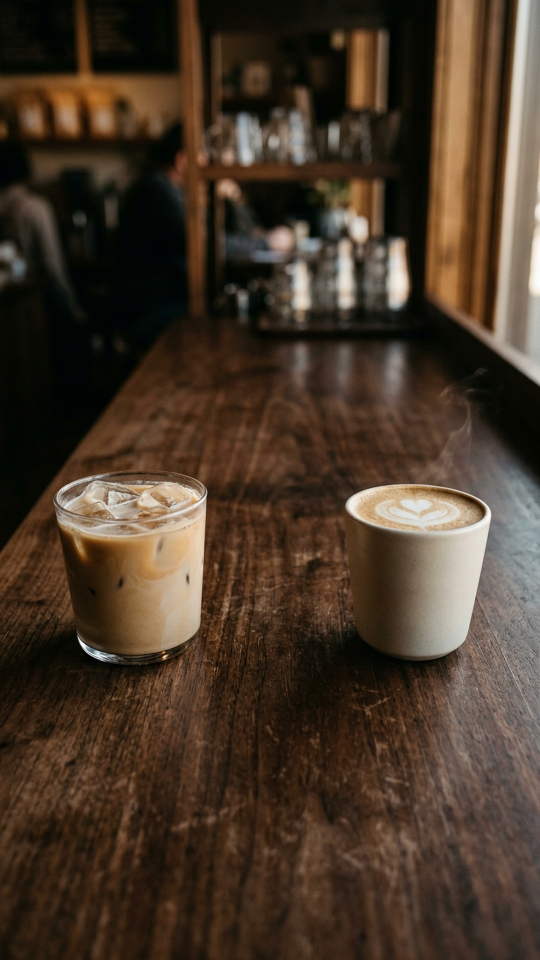
#> input picture marketing/posts/found-my-coffee/plates/iced-hot.jpg, 1080 x 1920 px (shown at 1/2 size)
$ python enhance.py
#> lines starting #> are read from the running program, lines starting #| are printed output that depends on the picture
"""plates/iced-hot.jpg → plates/iced-hot-v2.jpg: make the two drinks look delicious.
Warm grade + vignette, richer crema and milk swirl, local contrast and sheen on the cups, ice highlights, and fine
condensation on the iced glass. The geometry is untouched (the character rig is placed in plate pixels).
"""
import numpy as np
from PIL import Image, ImageFilter, ImageDraw

rng = np.random.default_rng(3)
src = Image.open('plates/iced-hot.jpg').convert('RGB')
#> src is the input picture: PIL image 1080x1920 RGB; mean R, G, B 71.8, 55.6, 40.8
W, H = src.size
#> W = 1080; H = 1920
a = np.asarray(src).astype(np.float32) / 255
yy, xx = np.mgrid[0:H, 0:W].astype(np.float32)

def ellipse(cx, cy, rx, ry, soft):
    d = np.sqrt(((xx - cx) / rx) ** 2 + ((yy - cy) / ry) ** 2)
    return np.clip((1 - d) / soft + 0.5, 0, 1)
def box(x0, y0, x1, y1, soft):
#> called with x0 = 112, y0 = 950, x1 = 410, y1 = 1318, soft = 8
    m = np.ones((H, W), np.float32)
    for v, lo, hi in ((xx, x0, x1), (yy, y0, y1)):
        m *= np.clip((v - lo) / soft, 0, 1) * np.clip((hi - v) / soft, 0, 1)
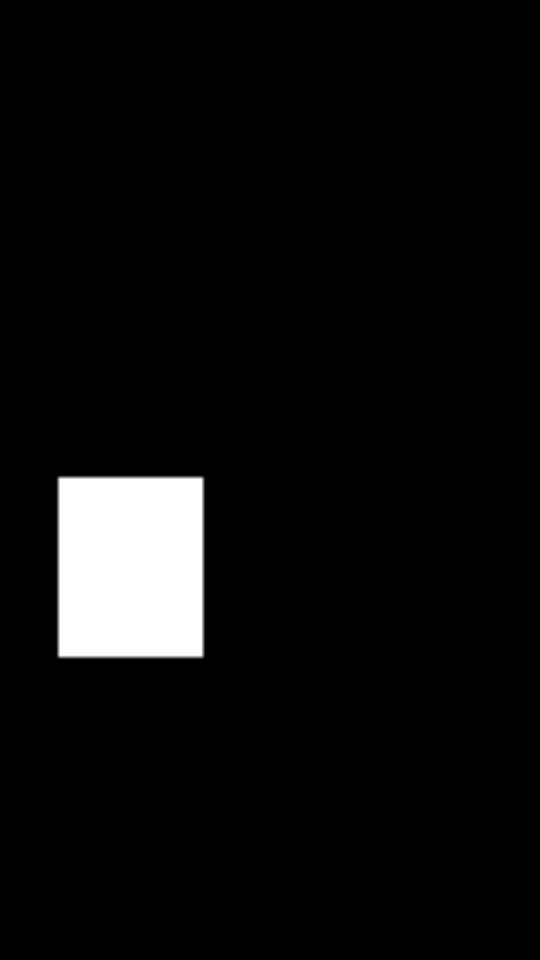
#> m: shape (1920, 1080) float32 (shown at 1/2 size); min 0, max 1, mean 0.0503
    return m
def blur(m, r): return np.asarray(Image.fromarray((m * 255).astype(np.uint8)).filter(ImageFilter.GaussianBlur(r))).astype(np.float32) / 255
def lum(x): return x @ np.array([0.299, 0.587, 0.114], np.float32)
def saturate(x, k, mask):
    l = lum(x)[..., None]; return x + (l + (x - l) * k - x) * mask[..., None]
def local_contrast(x, amount, radius, mask):
    b = np.asarray(Image.fromarray((np.clip(x, 0, 1) * 255).astype(np.uint8)).filter(ImageFilter.GaussianBlur(radius))).astype(np.float32) / 255
    return x + (x - b) * amount * mask[..., None]

glass = blur(box(112, 950, 410, 1318, 8), 6)                       # the iced latte
cup = blur(box(694, 985, 978, 1326, 8), 6)                         # the cappuccino
#> call 2 of box, with x0 = 694, y0 = 985, x1 = 978, y1 = 1326, soft = 8
#> after the loop in box (call 2), `for v, lo, hi in ((xx, x0, x1), (yy, y0, y1)):`:
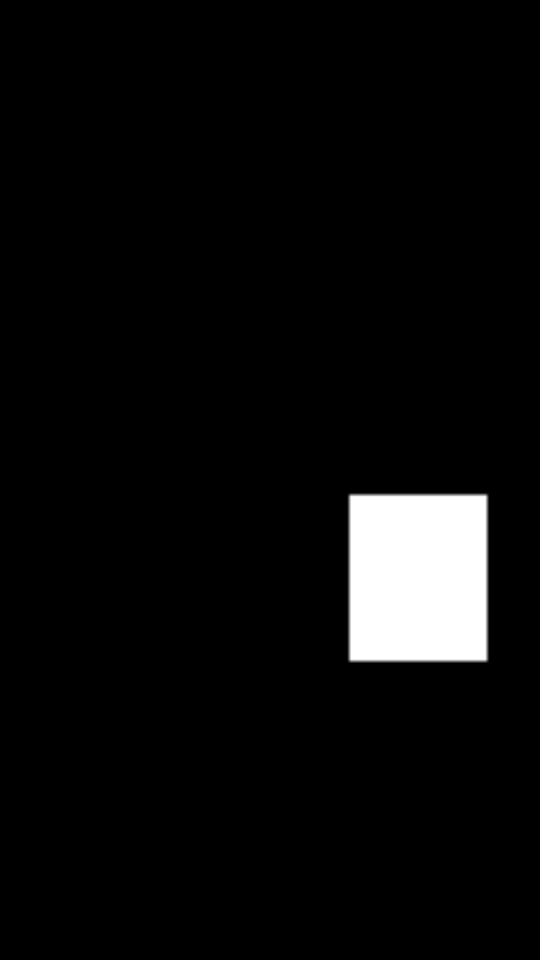
#> m: shape (1920, 1080) float32 (shown at 1/2 size); min 0, max 1, mean 0.0443
crema = ellipse(836, 1012, 132, 36, 0.25)
drinks = np.maximum(glass, cup)

# 1. warm grade + gentle S-curve, a soft vignette that pulls the eye to the drinks
a = a * np.array([1.02, 1.0, 0.97], np.float32)
a = np.clip(a, 0, 1); a = a + 0.05 * np.sin(np.pi * a) * (a - 0.5)
spot = blur(ellipse(540, 1150, 620, 520, 1.6), 40)
a = a * (0.80 + 0.20 * spot[..., None])
# 2. the drinks: richer colour, crisper detail, a touch brighter
liquid = blur(box(118, 1022, 404, 1300, 8), 6)                    # the milk + espresso swirl (not the glass or the ceramic)
a = saturate(a, 1.14, liquid)
a = local_contrast(a, 0.35, 16, drinks)
#> in local_contrast, `b = np.asarray(Image.fromarray((np.clip(x, 0, 1) * 255).astype(np.uint..`:
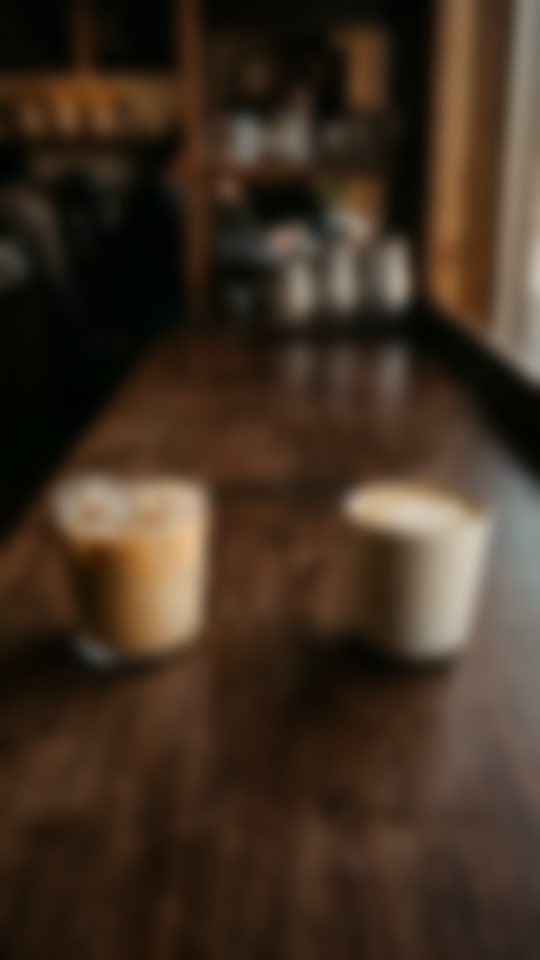
#> b: shape (1920, 1080, 3) float32 (shown at 1/2 size); mean R, G, B 0.253, 0.19, 0.134
#> in local_contrast, `return x + (x - b) * amount * mask[..., None]`:
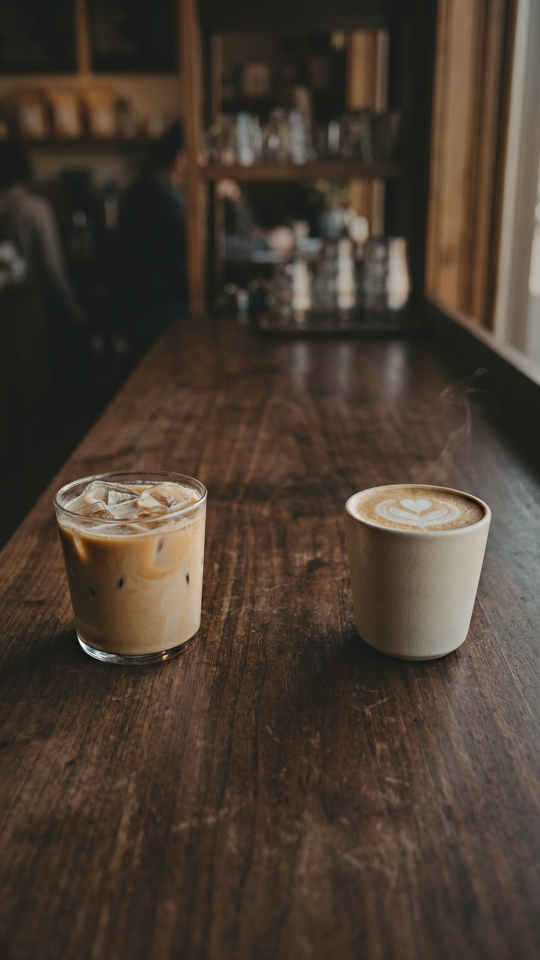
#> returned value: shape (1920, 1080, 3) float32 (shown at 1/2 size); mean of channels 0, 1, 2 0.255, 0.191, 0.135; drawn with min black and max white
a = a * (1 + 0.05 * drinks[..., None])
# crema: deeper, glossier caramel; the latte art a little whiter
l = lum(a)
#> in lum (call 2), `def lum(x): return x @ np.array([0.299, 0.587, 0.114], np.float32)`:
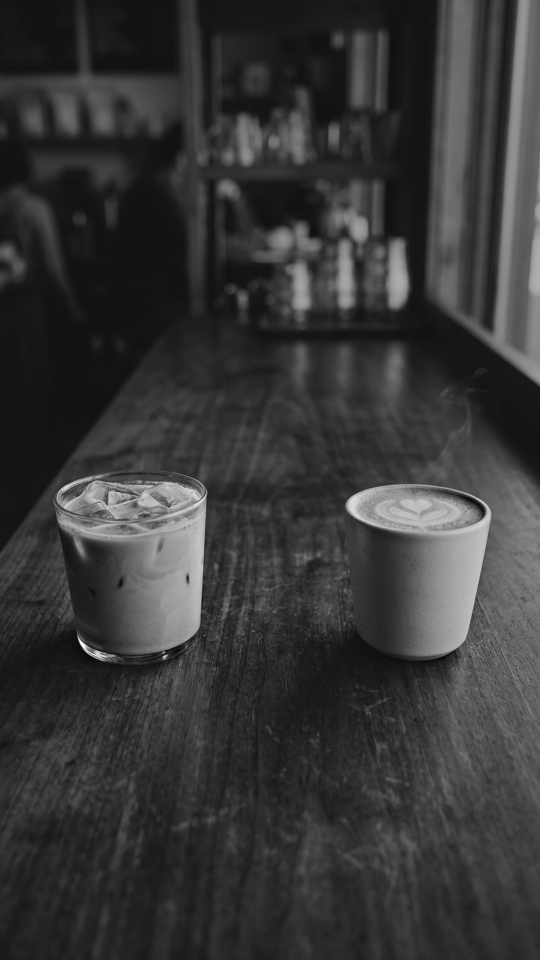
#> returned value: shape (1920, 1080) float32 (shown at 1/2 size); min -0.0886, max 1.26, mean 0.206; drawn with min black and max white
a = saturate(a, 1.3, crema)
a = a + (np.array([0.03, 0.012, -0.015], np.float32) * (crema * (l < 0.62))[..., None])
a = a + 0.06 * (crema * (l > 0.66))[..., None]
# 3. sheen: a soft vertical highlight down the left of the glass and the cup, a glint on the crema
for (x0, x1, y0, y1, k) in ((128, 150, 990, 1290, 0.16), (712, 742, 1040, 1290, 0.10)):
    a = a + k * blur(box(x0, y0, x1, y1, 6), 9)[..., None]
a = a + 0.10 * blur(ellipse(790, 1000, 26, 7, 0.6), 4)[..., None]
#> in blur (call 7), `def blur(m, r): return np.asarray(Image.fromarray((m * 255).astype(np...`:
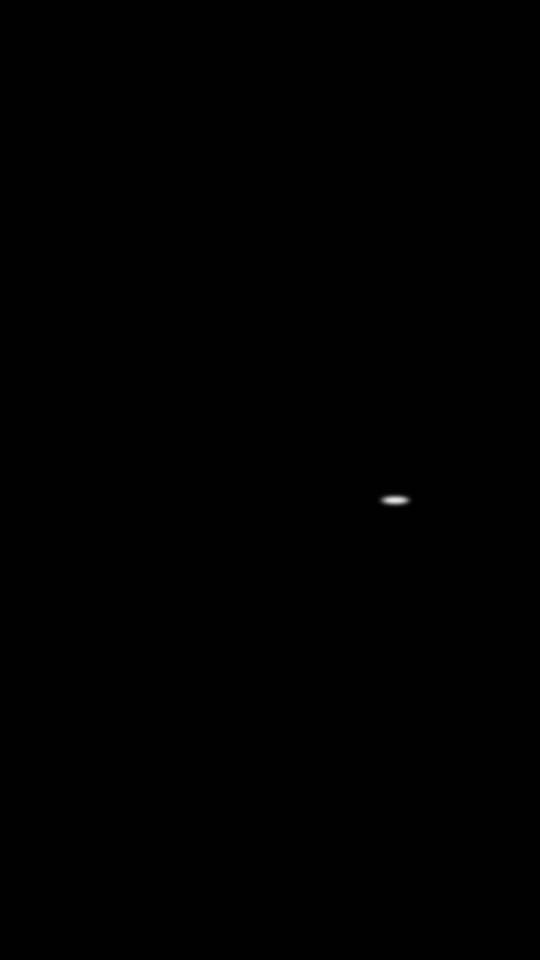
#> returned value: shape (1920, 1080) float32 (shown at 1/2 size); min 0, max 0.898, mean 0.000283
# ice: brighten the highlights on the cubes above the milk line
ice = box(130, 945, 395, 1030, 10) * (l > 0.68)
a = a + 0.08 * blur(ice.astype(np.float32), 1.5)[..., None]
img = Image.fromarray((np.clip(a, 0, 1) * 255).astype(np.uint8))
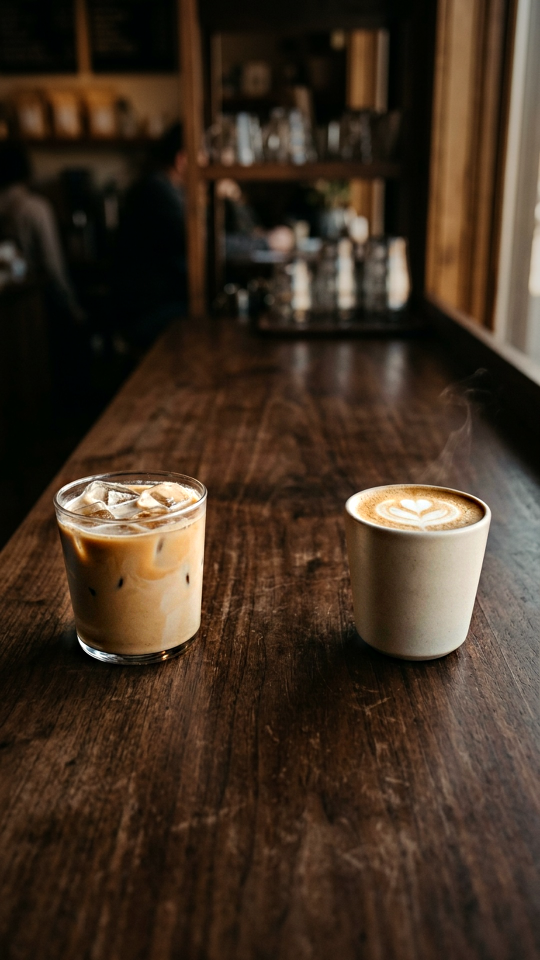
#> img: PIL image 1080x1920 RGB (shown at 1/2 size); mean R, G, B 65.5, 49.1, 34.7

# 4. condensation on the iced glass: fine droplets, a few runs
lay = Image.new('RGBA', (W, H), (0, 0, 0, 0)); d = ImageDraw.Draw(lay)
#> after `lay = Image.new('RGBA', (W, H), (0, 0, 0, 0))`: lay: PIL image 1080x1920 RGBA; every value is 0
def inside(x, y): return 120 < x < 400 and 1000 < y < 1300
for _ in range(260):
    x, y = rng.uniform(118, 402), rng.uniform(995, 1305)
    if not inside(x, y): continue
    r = rng.choice([1.6, 2.2, 3.0, 3.8], p=[.35, .35, .2, .1])
    d.ellipse((x - r, y - r * 1.1, x + r, y + r * 1.1), fill=(255, 246, 232, 26))          # the droplet: a faint lens
    d.ellipse((x - r * .55, y - r * .8, x - r * .05, y - r * .3), fill=(255, 252, 245, 120))   # its highlight
    d.arc((x - r, y - r * 1.1, x + r, y + r * 1.1), 30, 150, fill=(40, 26, 14, 40))            # a thin shadow under it
for _ in range(4):                                                                       # a few runs
    x, y0 = rng.uniform(140, 390), rng.uniform(1010, 1150); y1 = y0 + rng.uniform(40, 120)
    d.line((x, y0, x + rng.uniform(-2, 2), y1), fill=(255, 248, 236, 40), width=2)
    d.ellipse((x - 3, y1 - 3, x + 3, y1 + 4), fill=(255, 250, 240, 110))
lay = lay.filter(ImageFilter.GaussianBlur(0.7))
img = Image.alpha_composite(img.convert('RGBA'), lay).convert('RGB')
img.save('plates/iced-hot-v2.jpg', quality=94)
print('ok')

$ run again, with marketing/posts/found-my-coffee/plates/cup.jpg copied over marketing/posts/found-my-coffee/plates/iced-hot.jpg
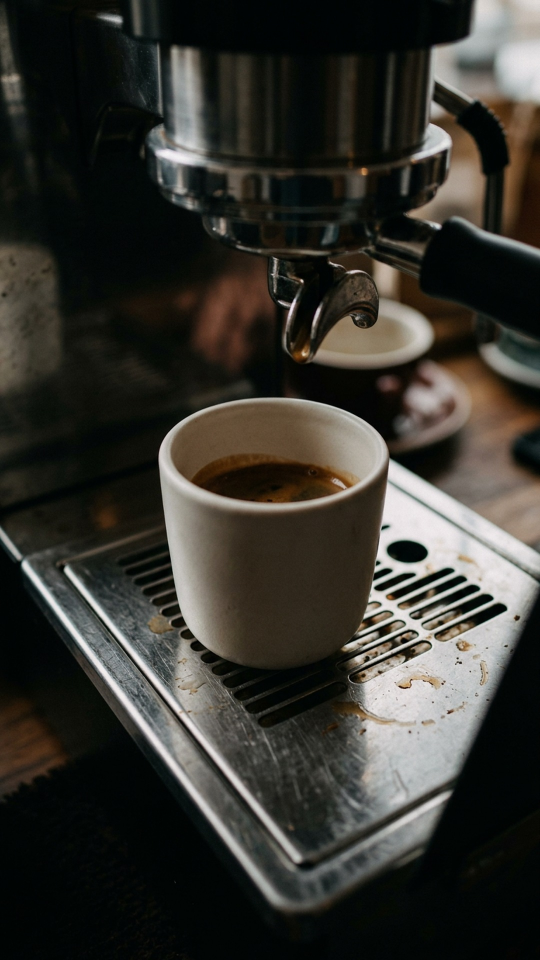
#> input picture marketing/posts/found-my-coffee/plates/cup.jpg, 1080 x 1920 px (shown at 1/2 size)
#> src is the input picture: PIL image 1080x1920 RGB; mean R, G, B 54.4, 53, 47.1
#> in lum (call 2), `def lum(x): return x @ np.array([0.299, 0.587, 0.114], np.float32)`:
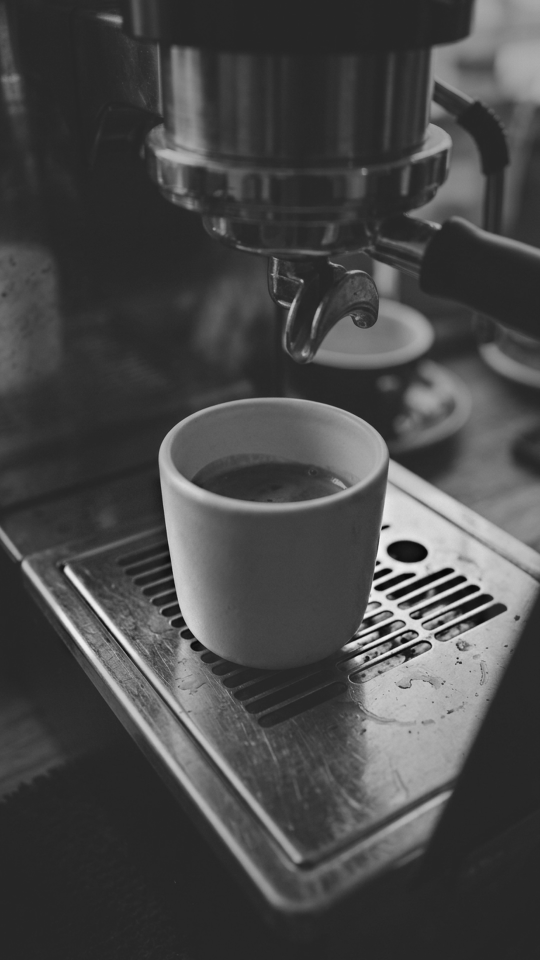
#> returned value: shape (1920, 1080) float32 (shown at 1/2 size); min -0.201, max 1.17, mean 0.189; drawn with min black and max white
#> `img = Image.fromarray((np.clip(a, 0, 1) * 255).astype(np.uint8))`:
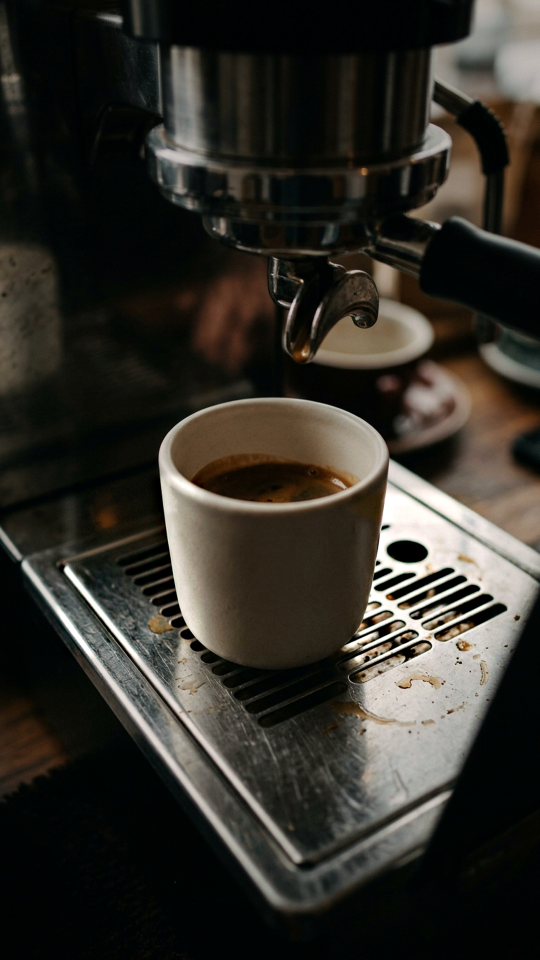
#> img: PIL image 1080x1920 RGB (shown at 1/2 size); mean R, G, B 50.5, 48, 41.4

$ run again, with marketing/posts/found-my-coffee/plates/two-cups.jpg copied over marketing/posts/found-my-coffee/plates/iced-hot.jpg
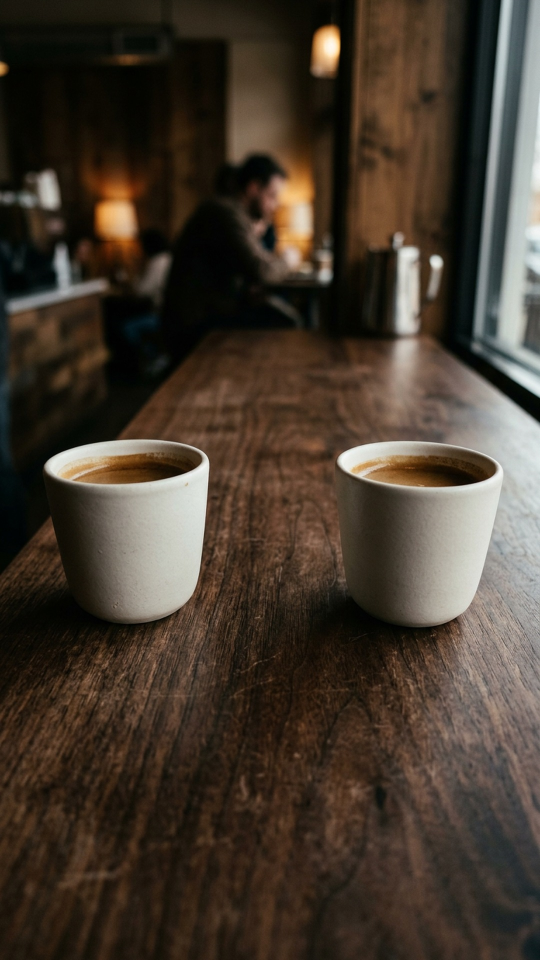
#> input picture marketing/posts/found-my-coffee/plates/two-cups.jpg, 1080 x 1920 px (shown at 1/2 size)
#> src is the input picture: PIL image 1080x1920 RGB; mean R, G, B 69.4, 58.1, 46.6
#> in local_contrast, `b = np.asarray(Image.fromarray((np.clip(x, 0, 1) * 255).astype(np.uint..`:
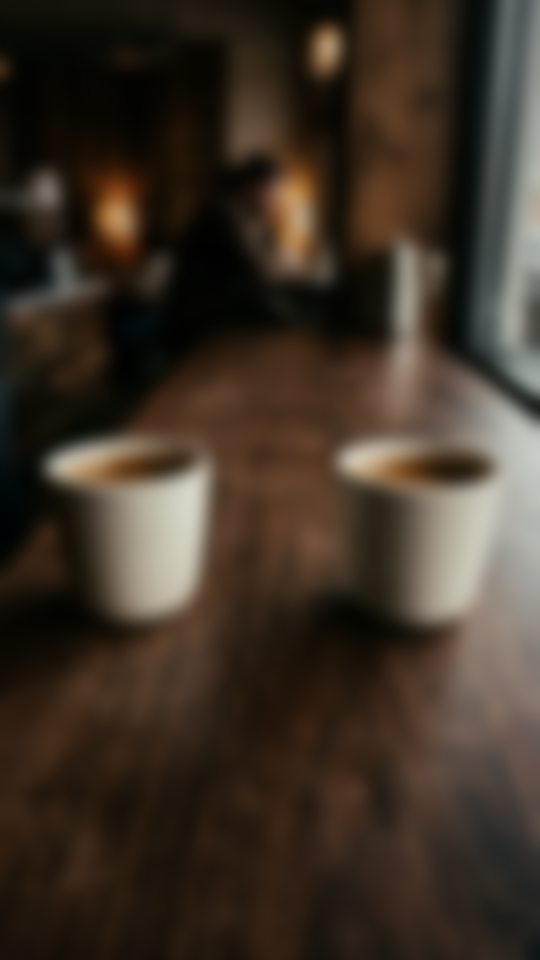
#> b: shape (1920, 1080, 3) float32 (shown at 1/2 size); mean R, G, B 0.245, 0.2, 0.155
#> in lum (call 2), `def lum(x): return x @ np.array([0.299, 0.587, 0.114], np.float32)`:
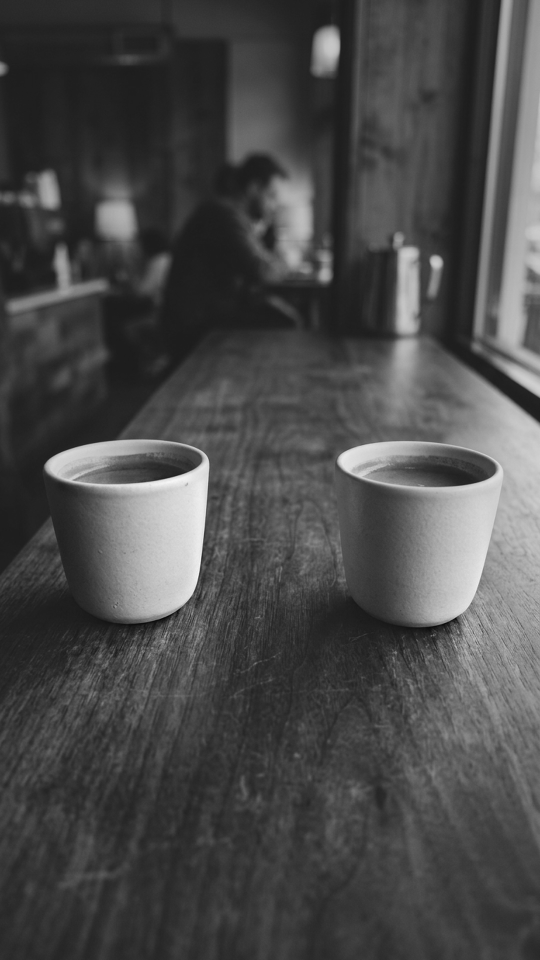
#> returned value: shape (1920, 1080) float32 (shown at 1/2 size); min -0.131, max 1.04, mean 0.211; drawn with min black and max white
